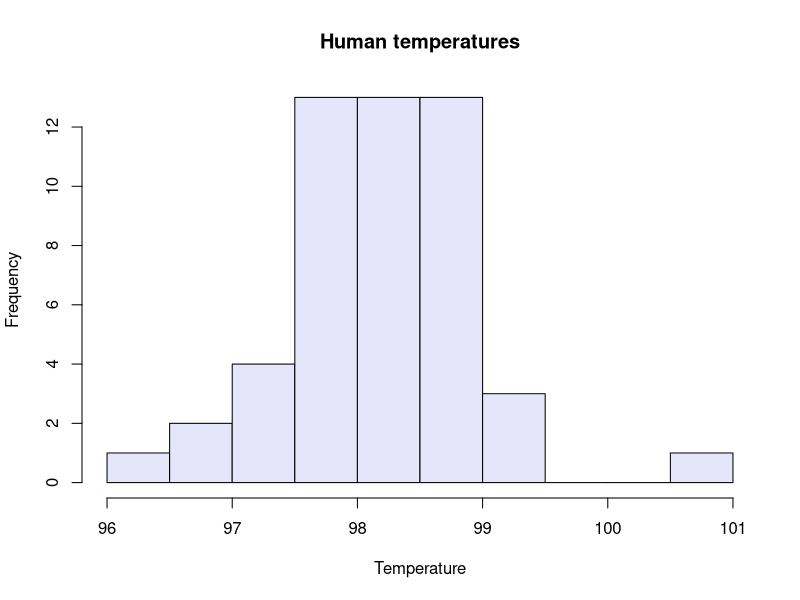
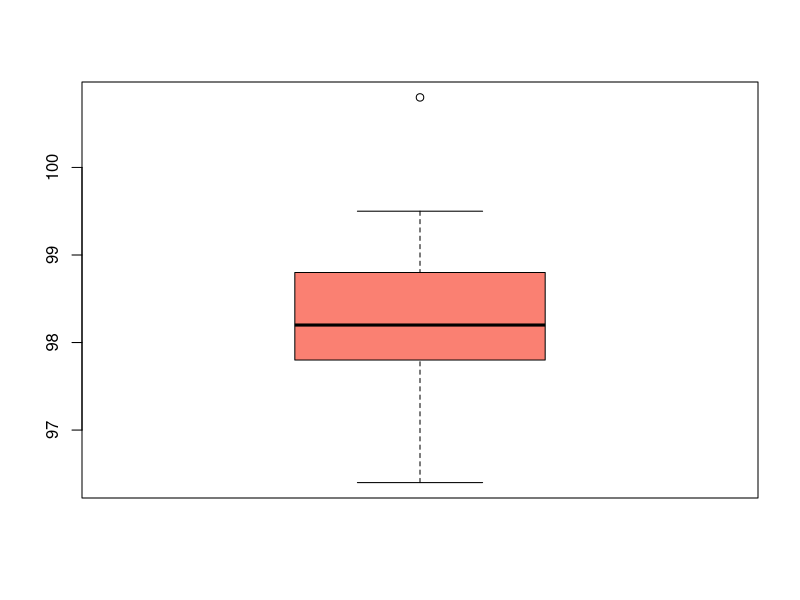
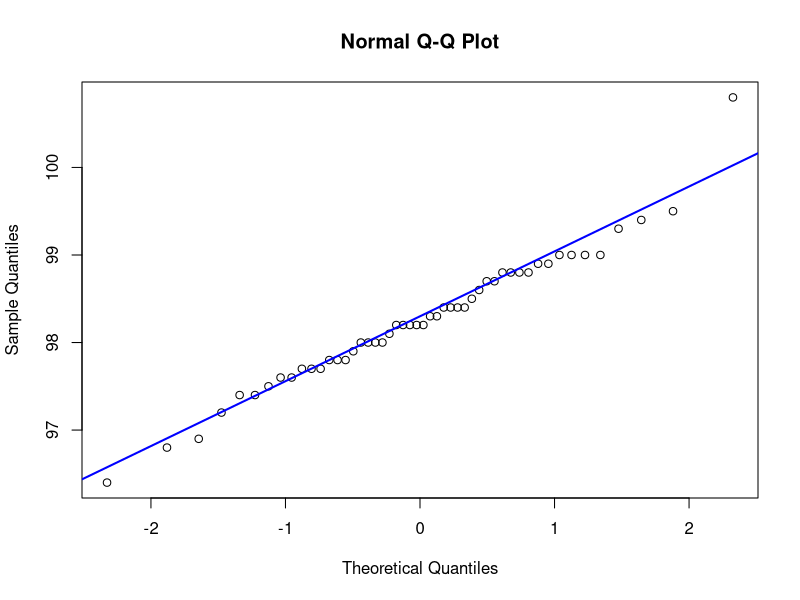
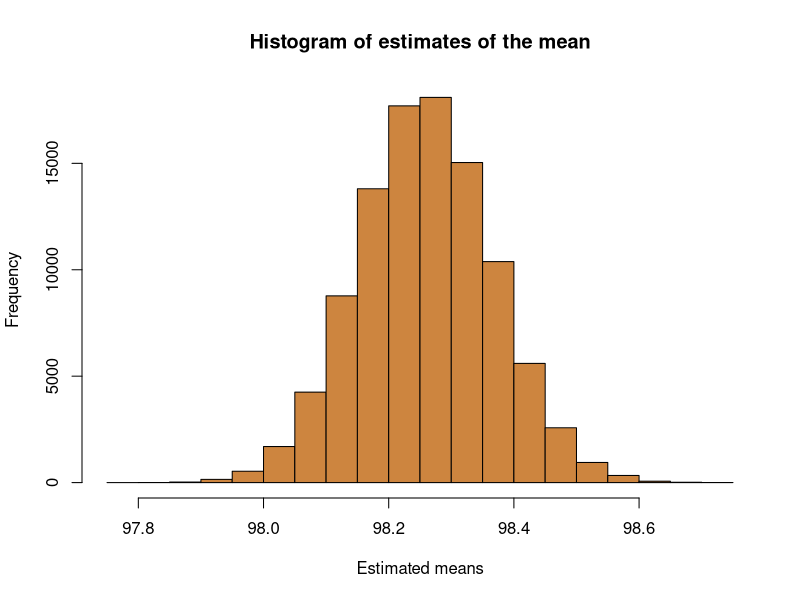

Generate these figures, in order, with R:
## ---- chunk 1
knitr::opts_chunk$set(echo = TRUE)
## ---- chunk 2
temperature<-read.csv("temperatures.csv")
## ---- chunk 3
ls.str(temperature)
## ---- chunk 4
temp<-temperature$BodyTemp
n=length(temp)
print(n)
## ---- chunk 5
summary(temp)
sd(temp)
## ---- chunk 6
hist(temp, 
     main="Human temperatures",
     xlab="Temperature",
     col="lavender")
## ---- chunk 7
t.test(temp)
## ---- chunk 8
boxplot(temp, 
        col="salmon")
qqnorm(temp)
qqline(temp, col="blue", lwd=2)
## ---- chunk 9
shapiro.test(temp)
## ---- chunk 10
n.boot=10^5 #this is B from the handwritten notes
mu.hats=replicate(n.boot, mean(sample(temp, n, replace=TRUE)))
#(mu.hats)
hist(mu.hats, 
     main="Histogram of estimates of the mean",
     xlab="Estimated means",
     col="peru")
mu.boot=mean(mu.hats)
print(mu.boot)
## ---- chunk 11
quantile(mu.hats, c(0.025, 0.975))
## ---- chunk 12
se=sd(mu.hats)
(mu.boot-se*qnorm(0.975))
(mu.boot+se*qnorm(0.975))
